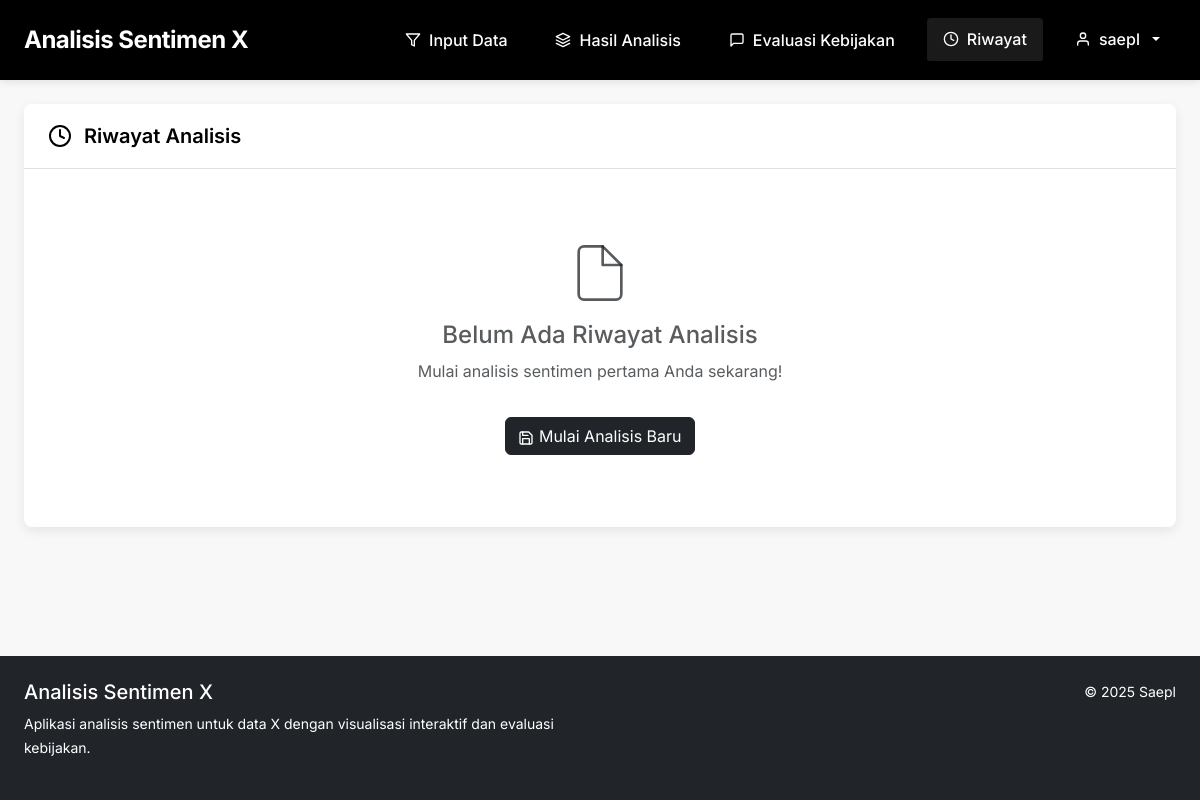
The app's page /history (signed in), older data.
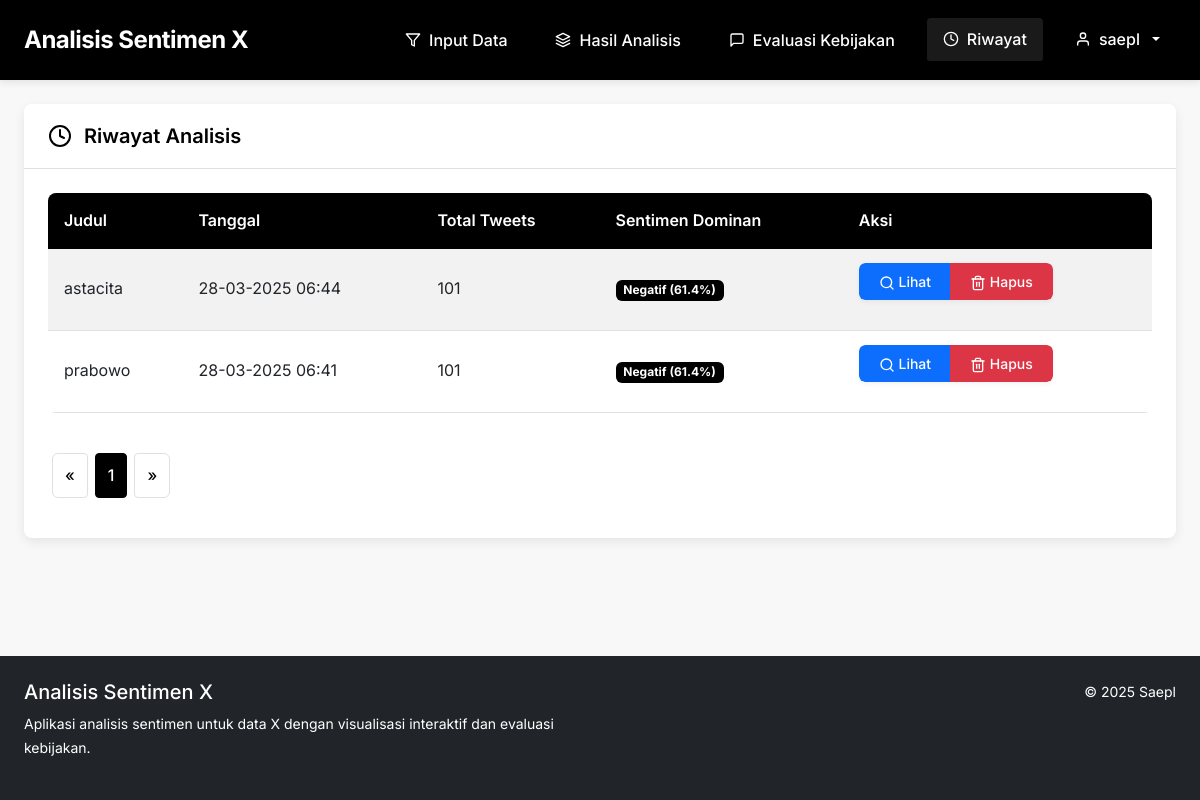
The same page, newer data.
### app/models/database.py (models this page shows, shortened)
class User(db.Model, UserMixin):
    id = db.Column(db.Integer, primary_key=True)
    username = db.Column(db.String(64), unique=True, nullable=False, index=True)
    email = db.Column(db.String(120), unique=True, nullable=False, index=True)
    password_hash = db.Column(db.String(128))
    created_at = db.Column(db.DateTime, default=datetime.utcnow)
    histories = db.relationship('AnalysisHistory', backref='user', lazy='dynamic', cascade='all, delete-orphan')

class AnalysisHistory(db.Model):
    id = db.Column(db.Integer, primary_key=True)
    title = db.Column(db.String(128), nullable=False)
    description = db.Column(db.Text, nullable=True)
    created_at = db.Column(db.DateTime, default=datetime.utcnow)
    file_path = db.Column(db.String(256), nullable=True)
    result_file_path = db.Column(db.String(256), nullable=True)
    total_tweets = db.Column(db.Integer, default=0)
    positive_count = db.Column(db.Integer, default=0)
    neutral_count = db.Column(db.Integer, default=0)
    negative_count = db.Column(db.Integer, default=0)
    positive_percent = db.Column(db.Float, default=0)
    neutral_percent = db.Column(db.Float, default=0)
    negative_percent = db.Column(db.Float, default=0)
    top_hashtags = db.Column(db.Text, nullable=True)  # Stored as JSON
    top_topics = db.Column(db.Text, nullable=True)    # Stored as JSON
    sentiment_plot = db.Column(db.Text, nullable=True)  # Base64 encoded image
    user_id = db.Column(db.Integer, db.ForeignKey('user.id'), nullable=False)

### app/routes/history_routes.py (the view)
@history_bp.route('/history')
@login_required
def index():
    page = request.args.get('page', 1, type=int)
    histories = AnalysisHistory.query.filter_by(user_id=current_user.id).order_by(
        AnalysisHistory.created_at.desc()).paginate(page=page, per_page=10)
    return render_template('history/index.html', title='Riwayat Analisis', histories=histories)

### app/models/database.py (called while the page is built)
@login_manager.user_loader
def load_user(user_id):
    return User.query.get(int(user_id))

### app/templates/history/index.html (shortened to what this page needs)
{% extends "base.html" %}
{% block content %}
<div class="card">
    <div class="card-header">
        <svg xmlns="http://www.w3.org/2000/svg" width="24" height="24" viewBox="0 0 24 24" fill="none" stroke="currentColor" stroke-width="2" stroke-linecap="round" stroke-linejoin="round"><circle cx="12" cy="12" r="10"></circle><polyline points="12 6 12 12 16 14"></polyline></svg>
        <h2 class="card-title">Riwayat Analisis</h2>
    </div>
    <div class="card-body">
        {% if histories.items %}
            <div class="table-responsive">
                <table class="table table-striped table-hover">
                    <thead>
                        <tr>
                            <th>Judul</th>
                            <th>Tanggal</th>
                            <th>Total Tweets</th>
                            <th>Sentimen Dominan</th>
                            <th>Aksi</th>
                        </tr>
                    </thead>
                    <tbody>
                        {% for history in histories.items %}
                            <tr>
                                <td>{{ history.title }}</td>
                                <td>{{ history.created_at.strftime('%d-%m-%Y %H:%M') }}</td>
                                <td>{{ history.total_tweets }}</td>
                                <td>
                                    {% if history.positive_percent > history.neutral_percent and history.positive_percent > history.negative_percent %}
                                        <span class="badge bg-success">Positif ({{ history.positive_percent }}%)</span>
                                    {% elif history.neutral_percent > history.positive_percent and history.neutral_percent > history.negative_percent %}
                                        <span class="badge bg-warning">Netral ({{ history.neutral_percent }}%)</span>
                                    {% else %}
                                        <span class="badge bg-danger">Negatif ({{ history.negative_percent }}%)</span>
                                    {% endif %}
                                </td>
                                <td>
                                    <div class="btn-group" role="group">
                                        <a href="{{ url_for('history.show', id=history.id) }}" class="btn btn-sm btn-primary">
                                            <svg xmlns="http://www.w3.org/2000/svg" width="16" height="16" viewBox="0 0 24 24" fill="none" stroke="currentColor" stroke-width="2" stroke-linecap="round" stroke-linejoin="round"><circle cx="11" cy="11" r="8"></circle><line x1="21" y1="21" x2="16.65" y2="16.65"></line></svg>
                                            Lihat
                                        </a>
                                        <button type="button" class="btn btn-sm btn-danger" data-bs-toggle="modal" data-bs-target="#deleteModal{{ history.id }}">
                                            Hapus
                                        </button>
                                    </div>
                                </td>
                            </tr>
                        {% endfor %}
                    </tbody>
                </table>
            </div>
            <nav aria-label="Page navigation">
                <ul class="pagination justify-content-center">
                    {% if histories.has_prev %}
                        <li class="page-item">
                            <a class="page-link" href="{{ url_for('history.index', page=histories.prev_num) }}" aria-label="Previous">
                                <span aria-hidden="true">&laquo;</span>
                            </a>
                        </li>
                    {% else %}
                        <li class="page-item disabled">
                            <a class="page-link" href="#" aria-label="Previous">
                                <span aria-hidden="true">&laquo;</span>
                            </a>
                        </li>
                    {% endif %}
                    {% for page_num in histories.iter_pages(left_edge=1, right_edge=1, left_current=2, right_current=2) %}
                        {% if page_num %}
                            {% if page_num == histories.page %}
                                <li class="page-item active">
                                    <a class="page-link" href="#">{{ page_num }}</a>
                                </li>
                            {% else %}
                                <li class="page-item">
                                    <a class="page-link" href="{{ url_for('history.index', page=page_num) }}">{{ page_num }}</a>
                                </li>
                            {% endif %}
                        {% else %}
                            <li class="page-item disabled">
                                <a class="page-link" href="#">...</a>
                            </li>
                        {% endif %}
                    {% endfor %}
                    {% if histories.has_next %}
                        <li class="page-item">
                            <a class="page-link" href="{{ url_for('history.index', page=histories.next_num) }}" aria-label="Next">
                                <span aria-hidden="true">&raquo;</span>
                            </a>
                        </li>
                    {% else %}
                        <li class="page-item disabled">
                            <a class="page-link" href="#" aria-label="Next">
                                <span aria-hidden="true">&raquo;</span>
                            </a>
                        </li>
                    {% endif %}
                </ul>
            </nav>
        {% else %}
            <div class="text-center py-5">
                <h4 class="text-muted">Belum Ada Riwayat Analisis</h4>
                <p class="text-muted">Mulai analisis sentimen pertama Anda sekarang!</p>
                <a href="{{ url_for('main.index') }}" class="btn btn-dark mt-3">
                    Mulai Analisis Baru
                </a>
            </div>
        {% endif %}
    </div>
</div>
{% endblock %}

### app/templates/base.html (shortened to what this page needs)
<!DOCTYPE html>
<html lang="id">
<head>
    <link href="https://cdn.jsdelivr.net/npm/bootstrap@5.3.0-alpha1/dist/css/bootstrap.min.css" rel="stylesheet">
    <link rel="stylesheet" href="{{ url_for('static', filename='css/style.css') }}">
</head>
<body>
    <header>
        <div class="container">
            <div class="d-flex justify-content-between align-items-center py-3">
                <div class="logo">
                    <a href="{{ url_for('main.index') }}" class="text-white text-decoration-none">Analisis Sentimen X</a>
                </div>
                <nav>
                    <a href="{{ url_for('main.index') }}" class="main-tab-link {% if request.endpoint == 'main.index' and request.args.get('view', 'input') == 'input' %}active{% endif %}" data-tab="input">
                        <svg xmlns="http://www.w3.org/2000/svg" width="16" height="16" viewBox="0 0 24 24" fill="none" stroke="currentColor" stroke-width="2" stroke-linecap="round" stroke-linejoin="round"><polygon points="22 3 2 3 10 12.46 10 19 14 21 14 12.46 22 3"></polygon></svg>
                        Input Data
                    </a>
                    <a href="{{ url_for('main.index', view='results') }}" class="main-tab-link {% if request.endpoint == 'main.index' and request.args.get('view') == 'results' %}active{% endif %} {% if 'analysis_file' not in session %}disabled{% endif %}" data-tab="results" {% if 'analysis_file' not in session %}title="Lakukan analisis terlebih dahulu"{% endif %}>
                        Hasil Analisis
                    </a>
                    <a href="{{ url_for('main.index', view='evaluation') }}" class="main-tab-link {% if request.endpoint == 'main.index' and request.args.get('view') == 'evaluation' %}active{% endif %} {% if 'analysis_file' not in session %}disabled{% endif %}" data-tab="evaluation" {% if 'analysis_file' not in session %}title="Lakukan analisis terlebih dahulu"{% endif %}>
                        <svg xmlns="http://www.w3.org/2000/svg" width="24" height="24" viewBox="0 0 24 24" fill="none" stroke="currentColor" stroke-width="2" stroke-linecap="round" stroke-linejoin="round"><path d="M21 15a2 2 0 0 1-2 2H7l-4 4V5a2 2 0 0 1 2-2h14a2 2 0 0 1 2 2z"></path></svg>
                        Evaluasi Kebijakan
                    </a>
                    <a href="{{ url_for('history.index') }}" class="nav-link {% if request.endpoint == 'history.index' %}active{% endif %}">
                        <svg xmlns="http://www.w3.org/2000/svg" width="16" height="16" viewBox="0 0 24 24" fill="none" stroke="currentColor" stroke-width="2" stroke-linecap="round" stroke-linejoin="round"><circle cx="12" cy="12" r="10"></circle><polyline points="12 6 12 12 16 14"></polyline></svg>
                        Riwayat
                    </a>
                    {% if current_user.is_authenticated %}
                        <div class="dropdown">
                            <a class="nav-link dropdown-toggle" href="#" role="button" id="userDropdown" data-bs-toggle="dropdown" aria-expanded="false">
                                <svg xmlns="http://www.w3.org/2000/svg" width="16" height="16" viewBox="0 0 24 24" fill="none" stroke="currentColor" stroke-width="2" stroke-linecap="round" stroke-linejoin="round"><path d="M20 21v-2a4 4 0 0 0-4-4H8a4 4 0 0 0-4 4v2"></path><circle cx="12" cy="7" r="4"></circle></svg>
                                {{ current_user.username }}
                            </a>
                        </div>
                    {% endif %}
                </nav>
            </div>
        </div>
    </header>
    <div class="container my-4">
        <div id="main-content">
            {% block content %}{% endblock %}
        </div>
    </div>
    <footer class="bg-dark text-white py-4 mt-5">
        <div class="container">
            <div class="row">
                <div class="col-md-6">
                    <h5>Analisis Sentimen X</h5>
                    <p class="small">Aplikasi analisis sentimen untuk data X dengan visualisasi interaktif dan evaluasi kebijakan.</p>
                </div>
                <div class="col-md-6 text-md-end">
                    <p class="small">&copy; 2025 Saepl</p>
                </div>
            </div>
        </div>
    </footer>
</body>
</html>

Row changes from the older to the newer data that the page shows:
added AnalysisHistory: title "astacita", created_at "28-03-2025 06:44", total_tweets "101", negative_percent "61.4"
added AnalysisHistory: title "prabowo", created_at "28-03-2025 06:41", total_tweets "101", negative_percent "61.4"
Text that changed along with them:
text no longer shown: "Belum Ada Riwayat Analisis Mulai analisis sentimen pertama Anda sekarang! Mulai Analisis Baru"
text now shown: "Judul Tanggal Total Tweets Sentimen Dominan Aksi « »"
new list line: "1"
